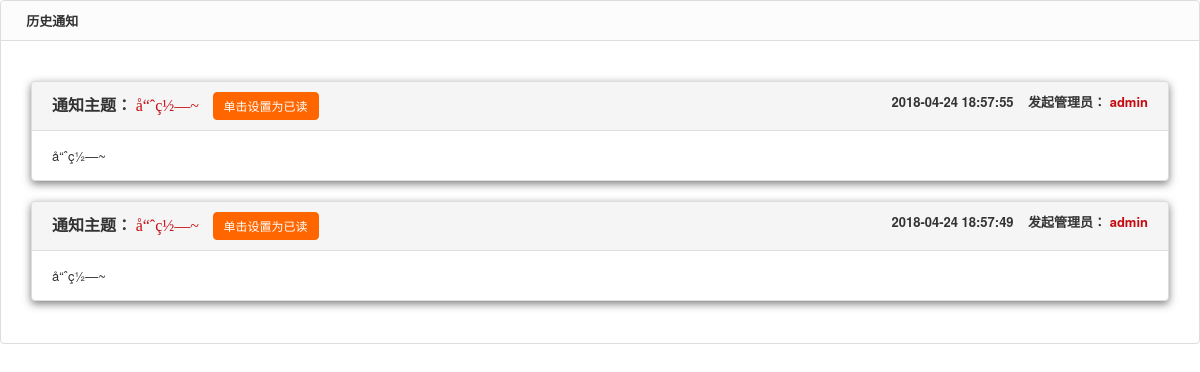
Screenshot of /代码/v20180426_20/control/noteBoard.php (signed in) with the database file from the repository.
### tables this page shows
CREATE TABLE IF NOT EXISTS `note_board` (
  `uid` int(11) NOT NULL AUTO_INCREMENT COMMENT 'å”¯ä¸€ID',
  `note_title` varchar(64) NOT NULL COMMENT 'é€šçŸ¥æ ‡é¢˜',
  `note_content` varchar(1024) NOT NULL COMMENT 'é€šçŸ¥å†…å®¹',
  `admin_name` varchar(16) NOT NULL COMMENT 'å�‘å¸ƒé€šçŸ¥çš„ç®¡ç�†å‘˜å§“å��',
  `create_time` varchar(255) NOT NULL COMMENT 'å�‘å¸ƒæ—¶é—´',
  `send_target` varchar(16) NOT NULL COMMENT 'å�‘å¸ƒå¯¹è±¡IDï¼Œ1ï¼šå…¨ä½“è€�å¸ˆï¼Œ2ï¼šå…¨ä½“å­¦ç”Ÿï¼Œ3ï¼šå…¨éƒ¨ï¼Œother:è‡ªå®šä¹‰',
  `note_type` varchar(16) NOT NULL COMMENT 'é€šçŸ¥ç±»åž‹ï¼š1ï¼šå…šè´¹é€šçŸ¥ï¼Œ2ï¼šå…šåŠ¡æ´»åŠ¨é€šçŸ¥ï¼Œ3ï¼šå…šåŠ¡ä¼šè®®é€šçŸ¥ç­‰',
  `is_read` int(11) NOT NULL DEFAULT '0' COMMENT 'æ˜¯å�¦å·²è¯»ï¼Œ0ï¼šæœªè¯»ï¼Œ1ï¼šå·²è¯»',
  `remark` varchar(512) NOT NULL DEFAULT '' COMMENT 'å¤‡æ³¨',
  PRIMARY KEY (`uid`),
  UNIQUE KEY `uid` (`uid`),
  FULLTEXT KEY `create_time` (`create_time`)
);

### 代码/v20180426_20/control/noteBoard.php (the view, shortened to what this page needs)
<!DOCTYPE html>
<html lang="en">
<head>
    <link rel="stylesheet" href="css/pintuer.css">
    <link rel="stylesheet" href="css/admin.css">
</head>
<?php
require_once ('pdo.php');
$sqlGetUserinfo="select * from user_info a where a.username='{$_SESSION['username']}'";
$rs=$pdo->query($sqlGetUserinfo);
$result=$rs->fetch(PDO::FETCH_ASSOC);
?>
<body>
<div class="panel admin-panel">
    <div class="panel-head" id="add"><strong><span class="icon-pencil-square-o"></span>历史通知</strong></div>
    <div class="body-content">
        <div class="form-group">
            <?php
            if($result['role_type']<>'0') {
                ?>
                <?php
                $sqlGetUserInfo="select * from user_info where username ='{$_SESSION['username']}'";
                $rsGetUserInfo=$pdo->query($sqlGetUserInfo);
                $resultGetUserInfo=$rsGetUserInfo->fetch(PDO::FETCH_ASSOC);
                $sqlGetNoteInfo="select * from note_board where send_target = '{$resultGetUserInfo['id']}' order by create_time desc";
                foreach ($pdo->query($sqlGetNoteInfo) as $key=>$resultGetNoteInfo) {
                    ?>
                    <div style="height: 20px"></div>
                    <div class="dialog open">
                        <div class="dialog-head">
                            <strong>通知主题：</strong>
                            <span style="color: #C50C11;font-family: 'Microsoft YaHei';font-size: 16px;">
                        <?php echo "$resultGetNoteInfo[note_title]"?></span>
                            <span style="float: right;font-weight: bold">
                        <?php echo "$resultGetNoteInfo[create_time]"; ?>
                        <label>发起管理员：</label>
                        <span style="color: #C50C11">
                        <?php echo "$resultGetNoteInfo[admin_name]"?></span>
                        </span>
                            <?php
                            if($result['role_type'] <> '0' && $resultGetNoteInfo['is_read'] == '0') {
                                ?>
                                <a href="readNote.php?uid=<?= $resultGetNoteInfo['uid'] ?>"
                                   class="button button-little bg-yellow" style="padding: 5px 10px;margin-left: 10px;">
                                    <span class="icon">单击设置为已读</span></a>
                                <?php
                            }
                            ?>
                        </div>
                        <div class="dialog-body"><?php echo "$resultGetNoteInfo[note_content]"; ?></div>
                    </div>
                    <?php
                }
                ?>
                <?php
            }
            ?>
        </div>
    </div>
</div>
</body>
</html>

### 代码/v20180426_20/control/css/admin.css (style rules this page uses)
body { color:#333; font-size:13px; }
.panel { background:#fff; }
.body-content { padding:20px 30px; overflow:hidden; }
.form-group { margin-bottom:12px; }
.button { padding:10px 15px; }

### rows the page displays
note_board: note_title "å“ˆç½—~", create_time "2018-04-24 18:57:55", admin_name "admin", note_content "å“ˆç½—~"
note_board: note_title "å“ˆç½—~", create_time "2018-04-24 18:57:49", admin_name "admin", note_content "å“ˆç½—~"
